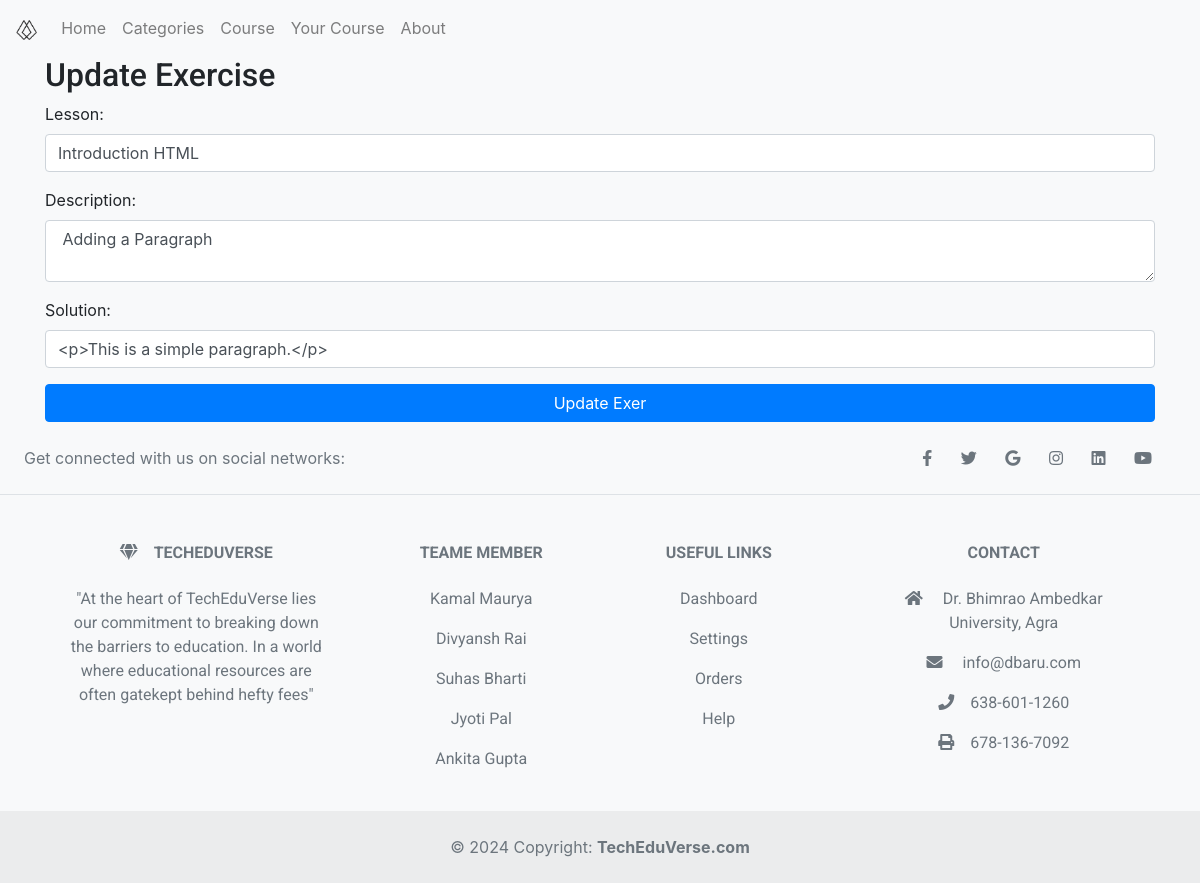
/exercises/update/5/ (signed in), run on an earlier commit of the app's database.
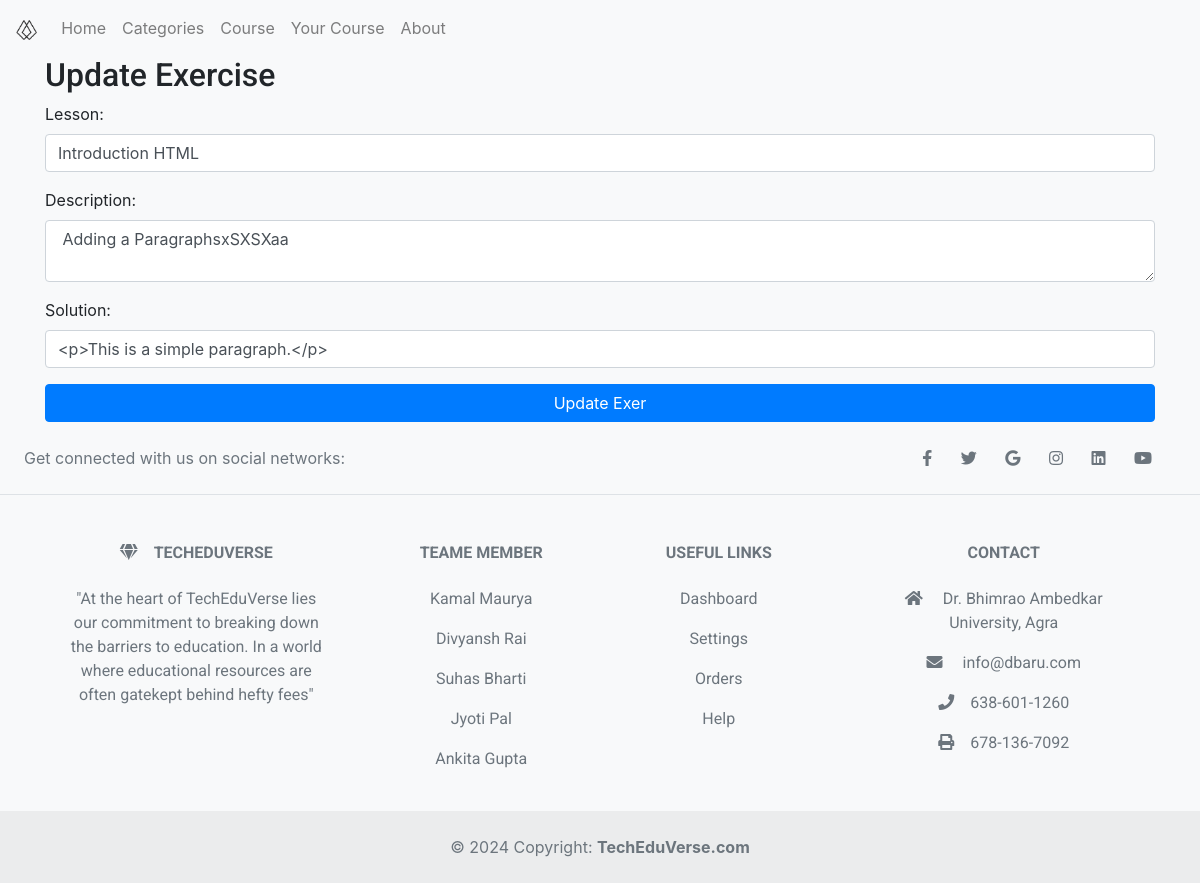
And on a later commit of the database.
### courses/models.py (models this page shows)
class Exercise(models.Model):
    Lesson = models.ForeignKey(Lesson, on_delete=models.CASCADE)
    Description = models.TextField()
    Image = models.ImageField(upload_to='exercise_images/', blank=True, null=True)  # Add this line
    Solution = models.TextField()

class Lesson(models.Model):
    Course = models.ForeignKey(Course, on_delete=models.CASCADE)
    Title = models.CharField(max_length=255)
    Content = models.TextField()
    Image = models.ImageField(upload_to='lession_images/', blank=True, null=True)
    VideoURL = models.CharField(max_length=2048,blank=True, default='https://youtu.be/1xD7IqFO9L8?si=LK5yYtCoKmKvqDjI' )
    Order = models.IntegerField()

### courses/views.py (the view, shortened to what this page needs)
# urls.py: path('exercises/update/<int:exercise_id>/', views.update_exercise, name='update_exercise'),
@login_required
def update_exercise(request, exercise_id):
    exercise = get_object_or_404(Exercise, id=exercise_id)
    lessons = Lesson.objects.all()
    return render(request, 'dash_board/update_exercise.html', {
        'exercise': exercise,
        'lessons': lessons,
    })

### courses/templates/dash_board/update_exercise.html (shortened to what this page needs)
{% extends 'base.html' %}
{% block content %}
<div class="container">
    <h2>Update Exercise</h2>
    <form method="post">
        <div class="form-group">
            <label for="lesson_id">Lesson:</label>
            <select name="lesson_id" id="lesson_id" class="form-control">
                {% for lesson in lessons %}
                <option value="{{ lesson.id }}" {% if lesson.id == exercise.Lesson.id %}selected{% endif %}>{{ lesson.Title }}</option>
                {% endfor %}
            </select>
        </div>
        <div class="form-group">
            <label for="description">Description:</label>
            <textarea name="description" id="description" class="form-control">{{ exercise.Description }}</textarea>
        </div>
        <div class="form-group">
            <label for="solution">Solution:</label>
            <input type="text" name="solution" id="solution" class="form-control" value="{{ exercise.Solution }}">
        </div>
        <div class="d-grid gap-2 mt-2">
        <button type="submit" href="{% url 'update_exercise' exercise.id %}" class="btn btn-primary">Update Exer</button>
        </div>
    </form>
</div>
{% endblock %}

What changed in the data, as far as the page shows it:
changed Exercise "<p>This is a simple paragraph.</p>": description "Adding a Paragraph" → "Adding a ParagraphsxSXSXaa"
